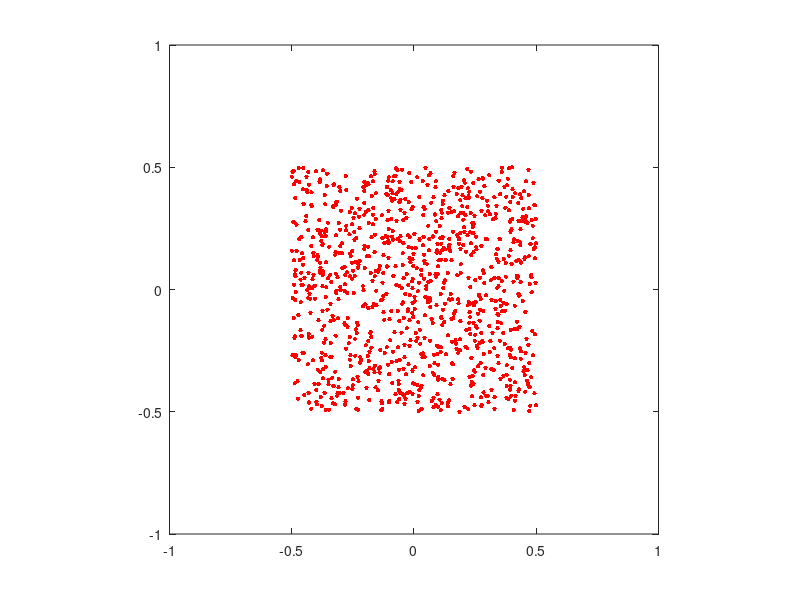

Source code (MATLAB): (Note: this script raises an error after producing the figure.)
function BrownianMotion
n = 1000;
s = .02;
nframes = 3000;

x = rand(n,1)-0.5;
y = rand(n,1)-0.5;

h = plot(x, y, '.');
set(h,'MarkerSize',10);
%set(h,'EraseMode','xor');
set(h,'Color','red');
axis([-1 1 -1 1]);
axis square;
grid off;
M = moviein(nframes);

for k = 1:nframes
    x = x + s*(rand(n,1)-0.5);
    y = y + s*(rand(n,1)-0.5);
    set(h , 'XData' , x , 'YData' , y);
    M(: , k) = getframe;
end;

pause;
movie(M,0);